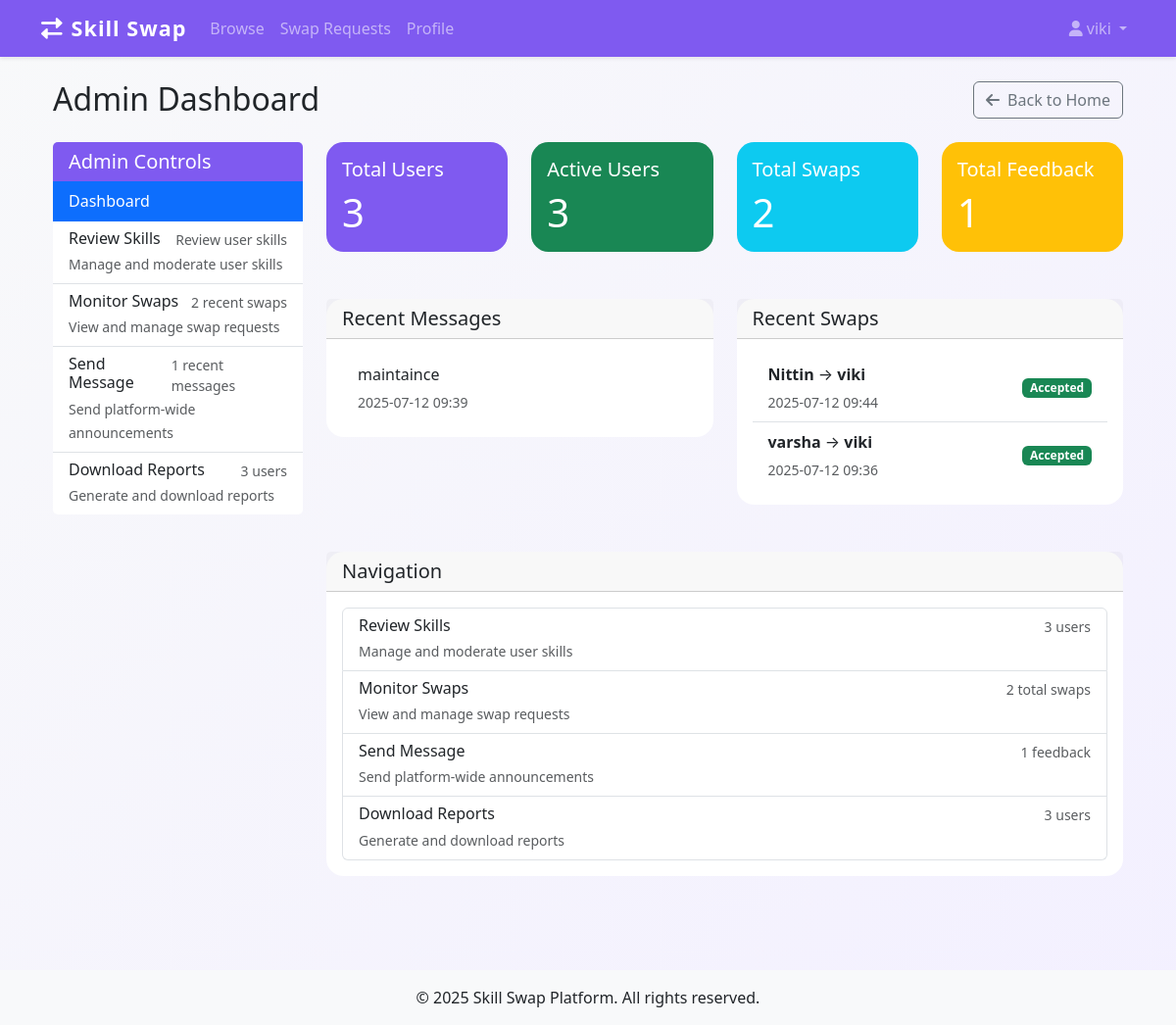
Page /admin (signed in) on the earlier database version.
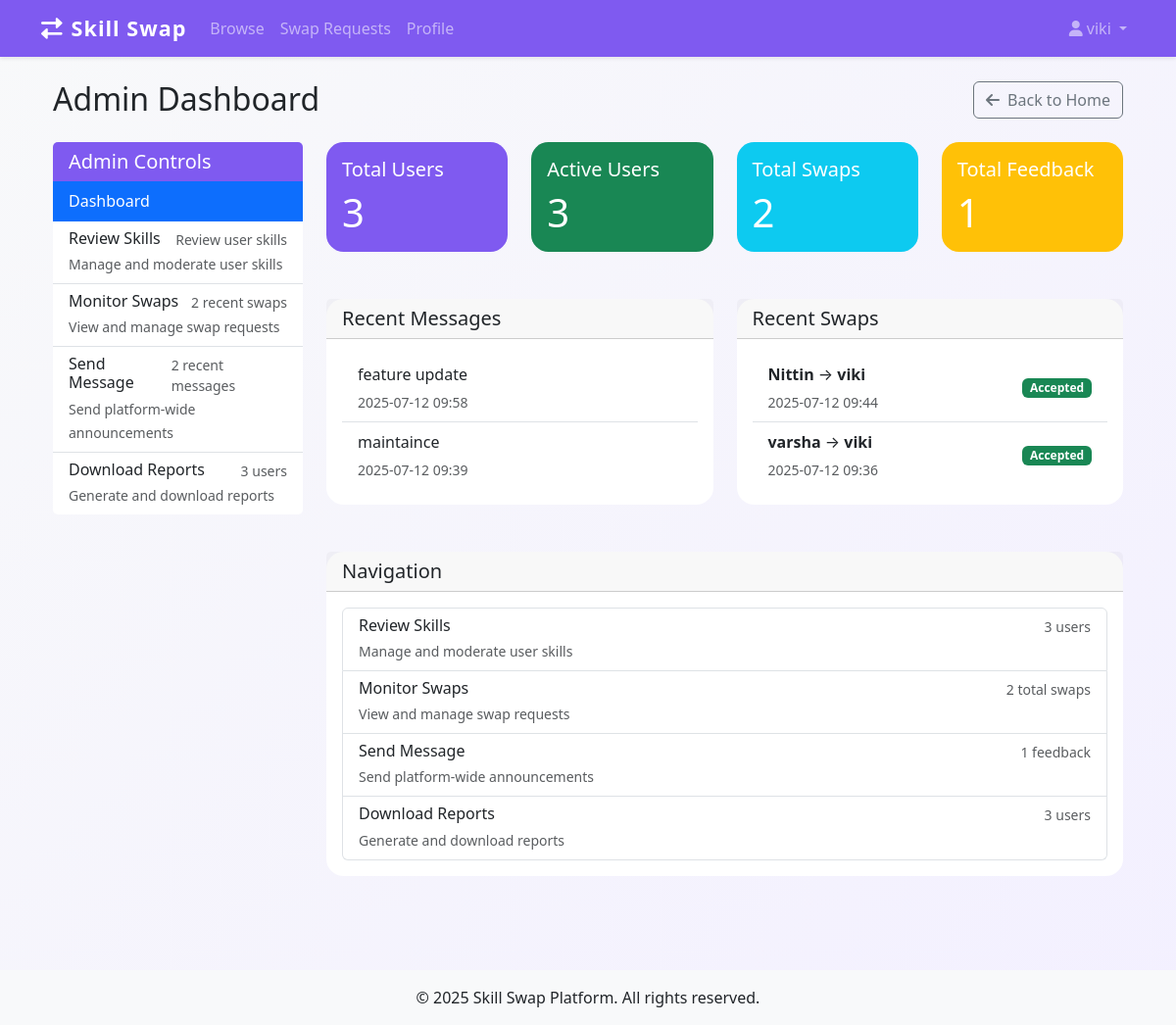
Same page on the later database version.
### models.py (models this page shows, shortened)
class AdminMessage(db.Model):
    id = db.Column(db.Integer, primary_key=True)
    user_id = db.Column(db.Integer, db.ForeignKey('user.id'), nullable=True, default=None)  # Make nullable with default
    message = db.Column(db.String(500))
    created_at = db.Column(db.DateTime, server_default=db.func.now())
    user = db.relationship('User', backref='admin_messages')

class SwapRequest(db.Model):
    id = db.Column(db.Integer, primary_key=True)
    from_user_id = db.Column(db.Integer, db.ForeignKey('user.id'))
    to_user_id = db.Column(db.Integer, db.ForeignKey('user.id'))
    skill_offered = db.Column(db.String(150))
    skill_wanted = db.Column(db.String(150))
    message = db.Column(db.String(500))  # Message from requester
    status = db.Column(db.String(20), default='pending')
    created_at = db.Column(db.DateTime, server_default=db.func.now())
    from_user = db.relationship('User', foreign_keys=[from_user_id])
    to_user = db.relationship('User', foreign_keys=[to_user_id])
    feedbacks = db.relationship('Feedback', backref='swap', lazy='dynamic')

class User(UserMixin, db.Model):
    id = db.Column(db.Integer, primary_key=True)
    name = db.Column(db.String(150), nullable=False)
    email = db.Column(db.String(150), unique=True, nullable=False)
    location = db.Column(db.String(150))
    photo = db.Column(db.String(300))
    skills_offered = db.Column(db.String(300))
    skills_wanted = db.Column(db.String(300))
    availability = db.Column(db.String(100))
    is_public = db.Column(db.Boolean, default=True)
    is_admin = db.Column(db.Boolean, default=False)
    banned = db.Column(db.Boolean, default=False)
    password_hash = db.Column(db.String(150), nullable=False)

### app.py (the view)
@app.route('/admin')
@login_required
def admin_dashboard():
    if not current_user.is_admin:
        abort(403)
    messages = AdminMessage.query.order_by(AdminMessage.created_at.desc()).limit(5).all()
    recent_swaps = SwapRequest.query.order_by(SwapRequest.created_at.desc()).limit(5).all()
    total_users = User.query.count()
    active_users = User.query.filter_by(is_public=True).count()
    total_swaps = SwapRequest.query.count()
    total_feedback = Feedback.query.count()
    return render_template('admin/dashboard.html',
        messages=messages,
        recent_swaps=recent_swaps,
        total_users=total_users,
        active_users=active_users,
        total_swaps=total_swaps,
        total_feedback=total_feedback)

### app.py (called while the page is built)
@login_manager.user_loader
def load_user(user_id):
    return User.query.get(int(user_id))

### templates/admin/dashboard.html (shortened to what the changed rows need)
{% extends 'base.html' %}
{% block content %}
<div class="container-fluid">
    <div class="row mb-4">
        <div class="col-12">
            <div class="d-flex justify-content-between align-items-center">
                <h2 class="mb-0">Admin Dashboard</h2>
            </div>
        </div>
    </div>
    <div class="row">
        <div class="col-md-3">
            <div class="card">
                <div class="list-group list-group-flush">
                    <a href="{{ url_for('admin_send_message') }}" class="list-group-item list-group-item-action">
                        <div class="d-flex w-100 justify-content-between">
                            <h6 class="mb-1">Send Message</h6>
                            <small class="text-muted">{{ messages|length }} recent messages</small>
                        </div>
                    </a>
                </div>
            </div>
        </div>
        <div class="col-md-9">
            <div class="row">
                <div class="col-md-6 mb-4">
                    <div class="card">
                        <div class="card-body">
                            {% if messages %}
                            <ul class="list-group list-group-flush">
                                {% for message in messages %}
                                <li class="list-group-item">
                                    <div class="d-flex justify-content-between align-items-center">
                                        <div>
                                            <p class="mb-1">{{ message.message }}</p>
                                            <small class="text-muted">{{ message.created_at.strftime('%Y-%m-%d %H:%M') }}</small>
                                        </div>
                                    </div>
                                </li>
                                {% endfor %}
                            </ul>
                            {% else %}
                            <p class="text-muted">No recent messages.</p>
                            {% endif %}
                        </div>
                    </div>
                </div>
                <div class="col-md-6 mb-4">
                    <div class="card">
                        <div class="card-body">
                            {% if recent_swaps %}
                            <ul class="list-group list-group-flush">
                                {% for swap in recent_swaps %}
                                <li class="list-group-item">
                                    <div class="d-flex justify-content-between align-items-center">
                                        <div>
                                            <p class="mb-1">
                                                <strong>{{ swap.from_user.name }}</strong> → <strong>{{ swap.to_user.name }}</strong>
                                            </p>
                                            <small class="text-muted">{{ swap.created_at.strftime('%Y-%m-%d %H:%M') }}</small>
                                        </div>
                                        <span class="badge bg-{{ 'success' if swap.status == 'accepted' else 'danger' if swap.status == 'rejected' else 'warning' }}">
                                            {{ swap.status.title() }}
                                        </span>
                                    </div>
                                </li>
                                {% endfor %}
                            </ul>
                            {% else %}
                            <p class="text-muted">No recent swaps.</p>
                            {% endif %}
                        </div>
                    </div>
                </div>
            </div>
        </div>
    </div>
</div>
{% endblock %}

Differences in the rows shown:
added AdminMessage: message "feature update", created_at "2025-07-12 09:58"
Other differences:
{{ messages|length }}: "1" → "2"
